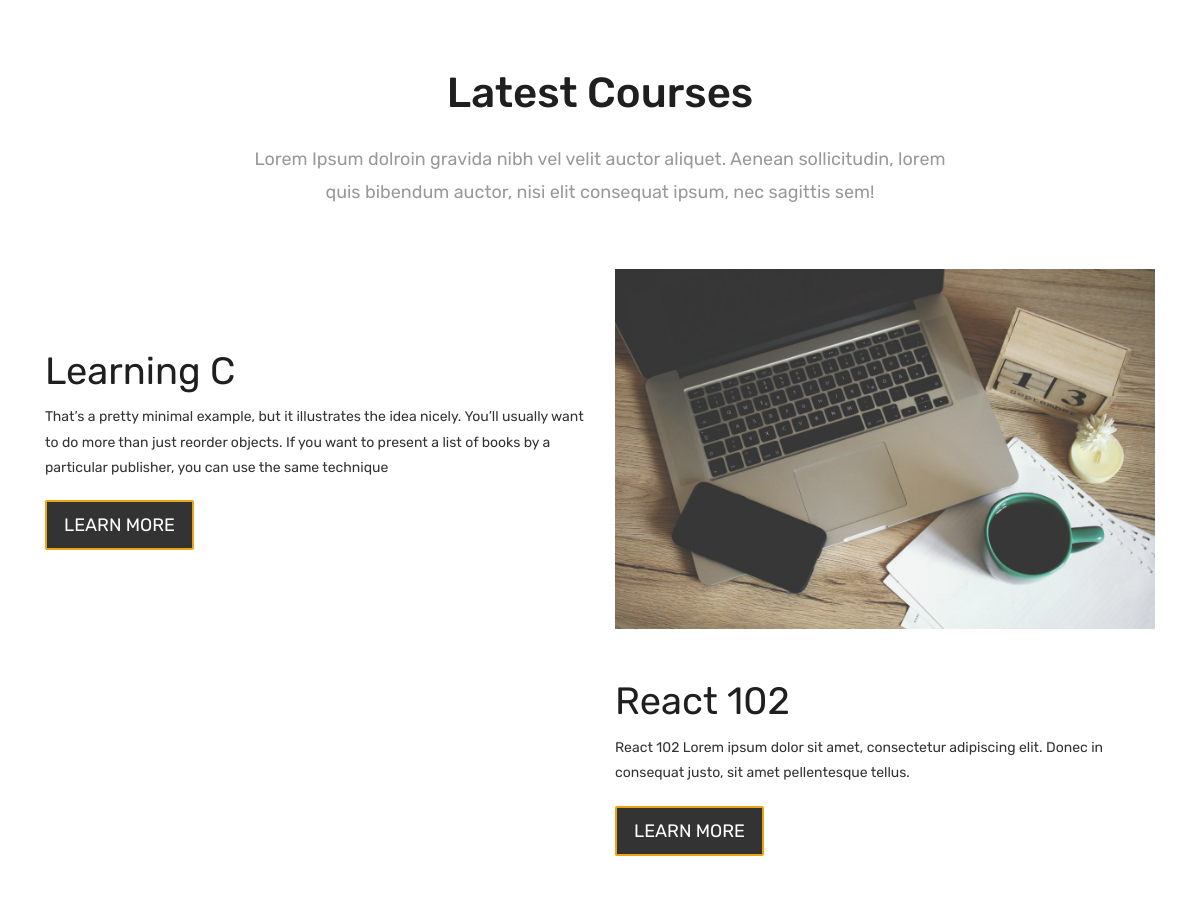
Before: / (middle part) with the older database file.
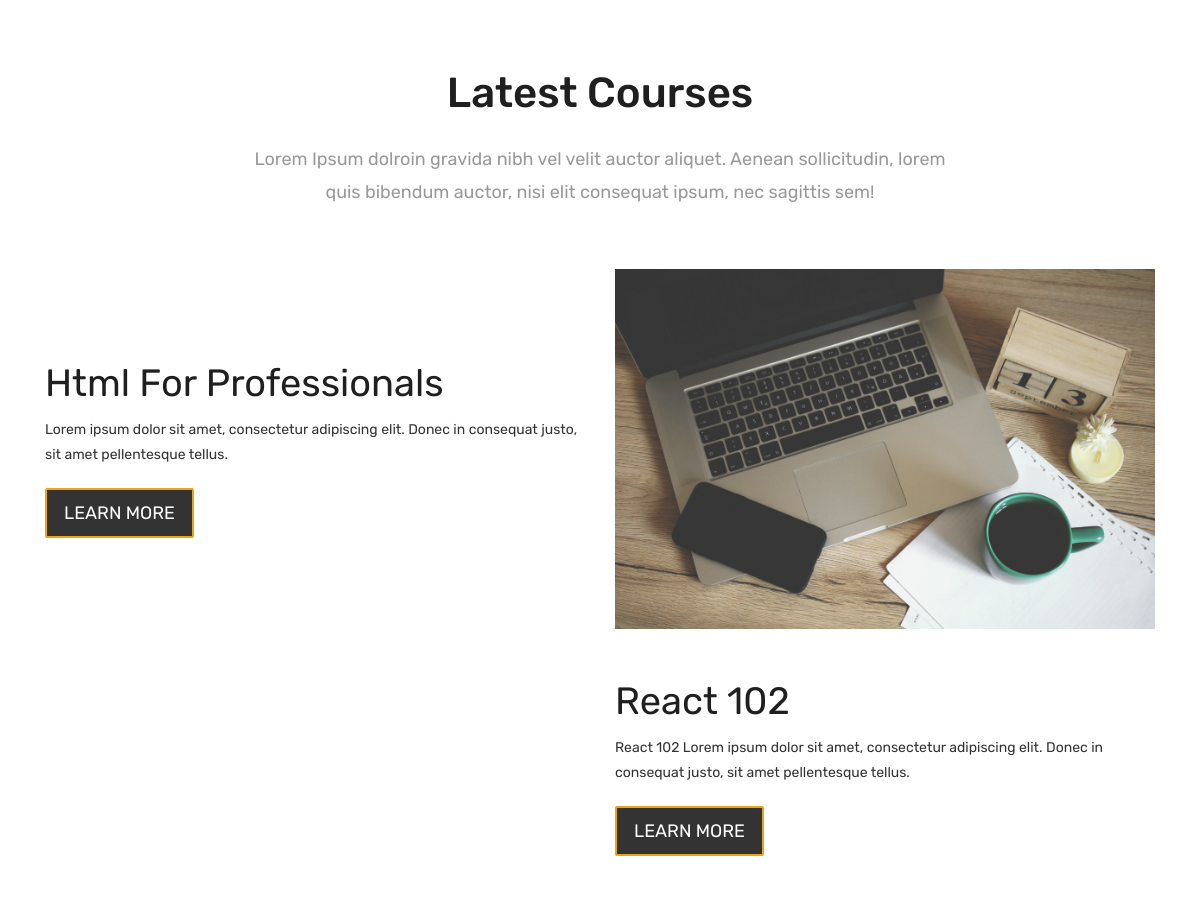
After: the same page with the newer database file.
### courses/models.py (models this page shows, shortened)
class Course(models.Model):
    teacher = models.ForeignKey(Teacher, null=True, on_delete=models.CASCADE)
    name = models.CharField(max_length=200, unique=True, editable=True)
    category = models.ForeignKey(Category, null=True, on_delete=models.DO_NOTHING)
    tags = models.ManyToManyField(Tag, blank=True, null=True)
    description = models.TextField(blank=True, null=True, editable=True)
    image = models.ImageField(upload_to="courses/%Y/%m/%d/", default="courses/default_course_image.jpg")
    date = models.DateTimeField(auto_now=True)
    available = models.BooleanField(default=True)

### pages/views.py (the view)
# urls.py: path('', IndexView.as_view(), name='index'),
class IndexView(TemplateView):
    template_name = 'index.html'
    def get_context_data(self, **kwargs):
        context = super().get_context_data(**kwargs)
        context['courses'] = Course.objects.filter(available=True).order_by('-date')[:2]
        context['total_course'] = Course.objects.filter(available=True).count()
        return context

### templates/index.html (shortened to what this page needs)
{% extends "partials/_base.html" %}
{% load static %}
{% block content  %}
    <div id="overviews" class="section wb">
        <div class="container">
            <div class="section-title row text-center">
                <div class="col-md-8 offset-md-2">
                    <h3>Latest Courses</h3>
                    <p class="lead">Lorem Ipsum dolroin gravida nibh vel velit auctor aliquet. Aenean sollicitudin, lorem quis bibendum auctor, nisi elit consequat ipsum, nec sagittis sem!</p>
                </div>
            </div>
			{% for course in courses %}
            <div class="row align-items-center">
				{% if not forloop.first %}
				<div class="col-xl-6 col-lg-6 col-md-12 col-sm-12">
                    <div class="post-media wow fadeIn">
                    </div>
                </div>
				{% endif %}
                <div class="col-xl-6 col-lg-6 col-md-12 col-sm-12">
                    <div class="message-box">
                        <h2>{{course.name}}</h2>
                        <p>{{course.description}}</p>
                        <a href="{% url 'course_detail' course.category.slug course.id %}" class="hover-btn-new orange"><span>Learn More</span></a>
                    </div>
                </div>
				{% if forloop.first %}
				<div class="col-xl-6 col-lg-6 col-md-12 col-sm-12">
                    <div class="post-media wow fadeIn">
                        <img src="{{course.image.url}}" alt="" class="img-fluid img-rounded">
                    </div>
                </div>
				{% endif %}
			</div>
			{% endfor %}
        </div>
    </div>
    {% endblock %}

Changed rows visible on the page:
no longer on this page (row edited): Course: name "Learning C", description "That’s a pretty minimal example, but it illustrates the idea nicely. You’ll usually want to do more than just reorder objects. If you want to present a list of books by a particular publisher, you can use the same technique", image (placeholder picture)
now on this page (row edited): Course: name "Html For Professionals", description "Lorem ipsum dolor sit amet, consectetur adipiscing elit. Donec in consequat justo, sit amet pellentesque tellus.", image (placeholder picture)
